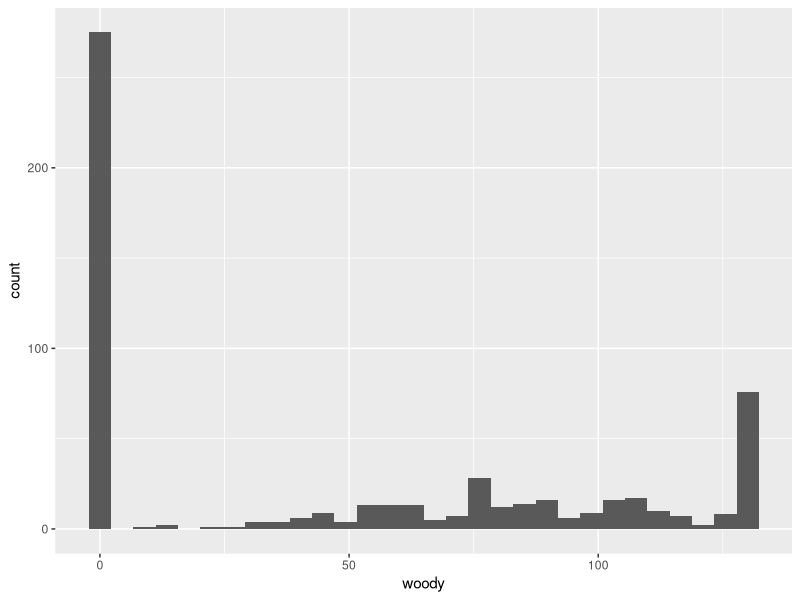
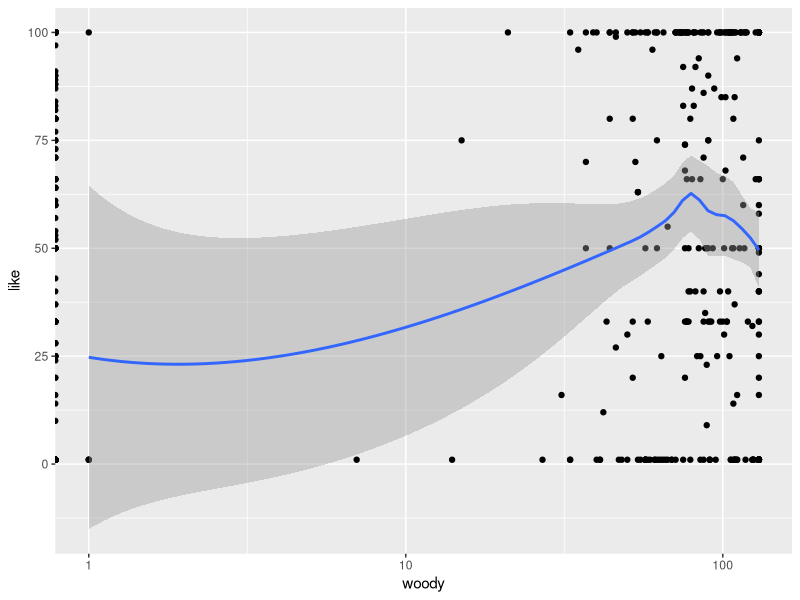
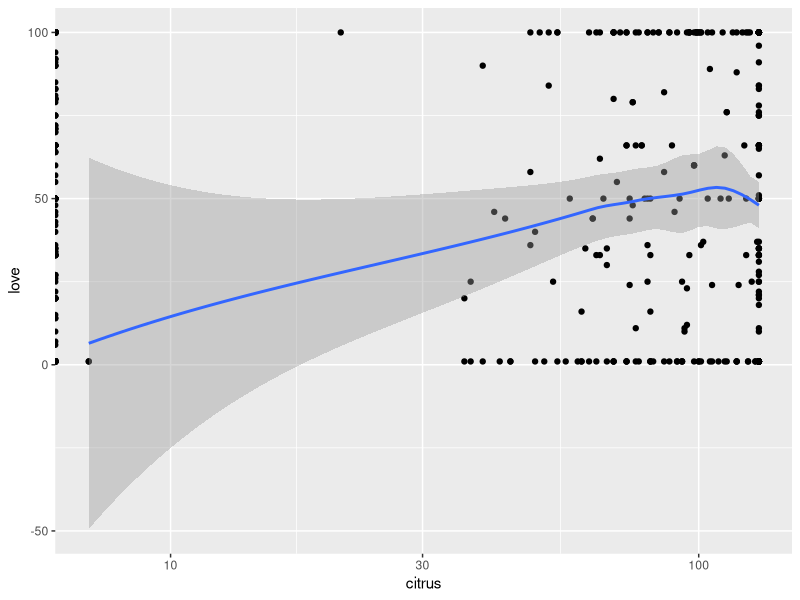

These charts were generated, in order, by the following R code: (Note: this script raises an error after producing the figures.)
library(dplyr)
library(ggplot2)

fragrance = read.csv('fragInfoUnique.csv',header = TRUE)
summary(fragrance)
View(fragrance)

fragrance %>% 
  ggplot(aes(x=woody)) + geom_histogram()

fragrance %>% ggplot(aes(x=woody, y=like)) + geom_point() +
  scale_x_log10() + geom_smooth()

fragrance %>% ggplot(aes(x=citrus, y=love)) + geom_point() +
  scale_x_log10() + geom_smooth()

fragrance$"A Lab on Fire" %>% ggplot(aes(x=love)) + geom_point()
